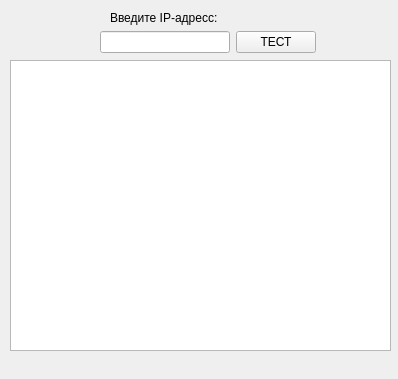
<?xml version="1.0" encoding="UTF-8"?>
<ui version="4.0">
 <class>MainWindow</class>
 <widget class="QMainWindow" name="MainWindow">
  <property name="geometry">
   <rect>
    <x>0</x>
    <y>0</y>
    <width>398</width>
    <height>379</height>
   </rect>
  </property>
  <property name="windowTitle">
   <string>MainWindow</string>
  </property>
  <widget class="QWidget" name="centralwidget">
   <widget class="QLabel" name="ip_label">
    <property name="geometry">
     <rect>
      <x>110</x>
      <y>10</y>
      <width>111</width>
      <height>16</height>
     </rect>
    </property>
    <property name="text">
     <string>Введите IP-адресс:</string>
    </property>
   </widget>
   <widget class="QWidget" name="layoutWidget">
    <property name="geometry">
     <rect>
      <x>100</x>
      <y>30</y>
      <width>216</width>
      <height>25</height>
     </rect>
    </property>
    <layout class="QHBoxLayout" name="horizontalLayout">
     <item>
      <widget class="QLineEdit" name="ip_lineEdit"/>
     </item>
     <item>
      <widget class="QPushButton" name="check_pushButton">
       <property name="text">
        <string>ТЕСТ</string>
       </property>
      </widget>
     </item>
    </layout>
   </widget>
   <widget class="QTextEdit" name="textEdit">
    <property name="geometry">
     <rect>
      <x>10</x>
      <y>60</y>
      <width>381</width>
      <height>291</height>
     </rect>
    </property>
   </widget>
  </widget>
 </widget>
 <resources/>
 <connections>
  <connection>
   <sender>ip_lineEdit</sender>
   <signal>editingFinished()</signal>
   <receiver>check_pushButton</receiver>
   <slot>animateClick()</slot>
   <hints>
    <hint type="sourcelabel">
     <x>134</x>
     <y>66</y>
    </hint>
    <hint type="destinationlabel">
     <x>190</x>
     <y>54</y>
    </hint>
   </hints>
  </connection>
 </connections>
</ui>
